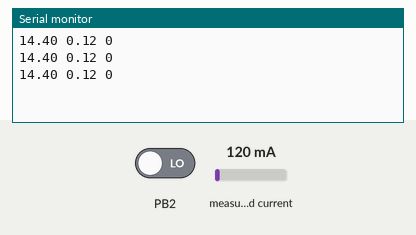
The sketch below on a simulated ATtiny85, built with avr-gcc and run on an emulated ATtiny85. Parts: the last lines printed to the serial monitor. The test bench sets the inputs (shaded band); at power-on: measured current 120 mA, PB2 LOW.

Above: at 1.6 s.
1.7 s: measured current set to 40 mA
At 2.6 s:
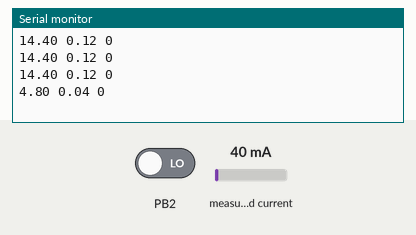
3.2 s: PB2 driven HIGH
At 4.1 s:
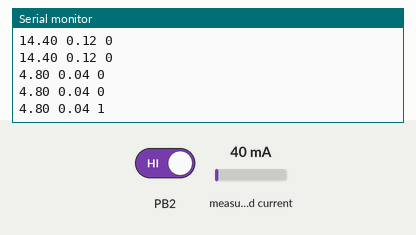
4.7 s: measured current set to 500 mA
At 5.5 s:
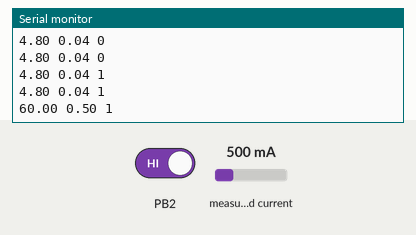
Timing chart, 0 to 7.7 s (numbered marks = the images above; inputs shaded):
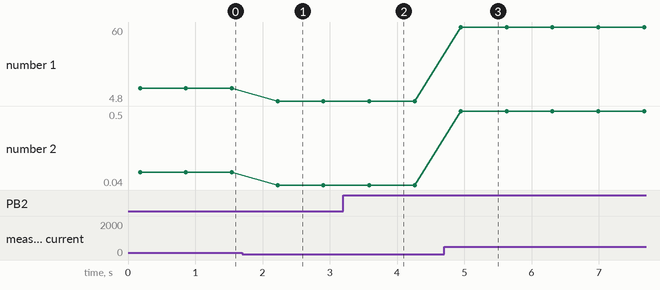

The sketch:

alert.ino
```cpp
#include "EmonLib.h"                   // Include Emon Library
EnergyMonitor emon1;                   // Create an instance

volatile int count = 0;

void setup()
{
  Serial.begin(9600);
  attachInterrupt(0, riser, RISING);
  emon1.current(1, 111.1);             // Current: input, calibration.
}

void loop()
{
  double Irms = emon1.calcIrms(1480);  // Calculate Irms only
  Serial.print(Irms*120.0);	       // Apparent power
  Serial.print(" ");
  Serial.print(Irms);		       // Irms
  Serial.print(" ");
  Serial.println(count);

  delay(500);
}

void riser()
{
  count++;
}
```

Measured:
- after the input at 1.7 s, the serial monitor: prints a new line after 0.52 s (image 1)
- after the input at 3.2 s, the serial monitor: prints a new line after 0.38 s (image 2)
- after the input at 4.7 s, the serial monitor: prints a new line after 0.25 s (image 3)
- plotted number 1: 14.4 → 4.8 after the input at 1.7 s, 4.8 → 60 after the input at 4.7 s
- plotted number 2: 0.12 → 0.04 after the input at 1.7 s, 0.04 → 0.5 after the input at 4.7 s
